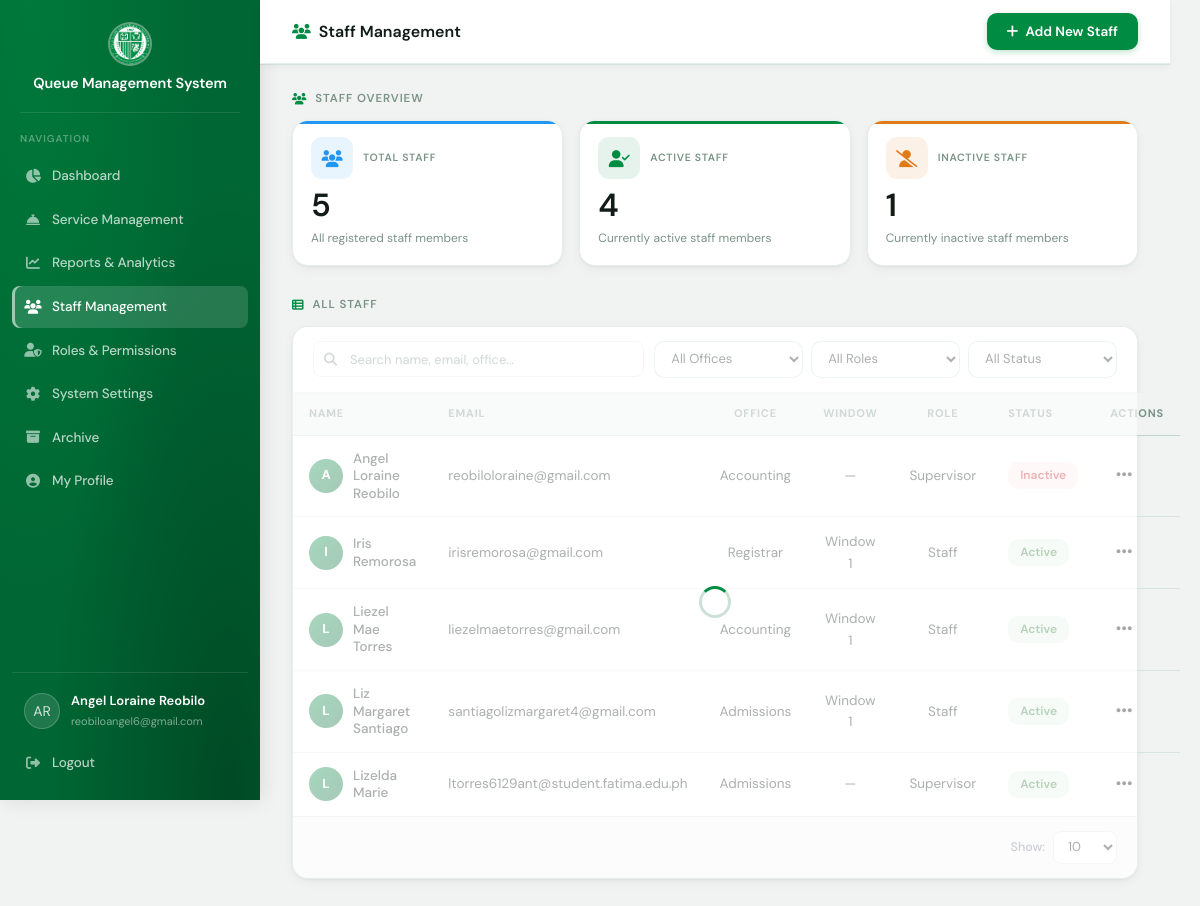
Page /staff.php (signed in) on the committed database.
### tables this page shows
CREATE TABLE `users` (
  `id` int(11) NOT NULL,
  `full_name` varchar(100) NOT NULL,
  `email` varchar(100) NOT NULL,
  `password` varchar(255) NOT NULL,
  `role` varchar(20) DEFAULT 'admin',
  `role_id` int(11) DEFAULT NULL,
  `office_id` int(11) DEFAULT NULL,
  `window_number` tinyint(3) UNSIGNED DEFAULT NULL,
  `created_at` timestamp NOT NULL DEFAULT current_timestamp(),
  `is_active` tinyint(1) DEFAULT 1,
  `last_activity` timestamp NULL DEFAULT NULL,
  `password_reset_token` varchar(255) DEFAULT NULL,
  `password_reset_expires` timestamp NULL DEFAULT NULL,
  `created_by` int(11) DEFAULT NULL,
  `is_deleted` tinyint(1) DEFAULT 0,
  `overflow_mode` tinyint(1) NOT NULL DEFAULT 0,
  `deleted_at` datetime DEFAULT NULL
);

CREATE TABLE `offices` (
  `id` int(11) NOT NULL,
  `name` varchar(100) NOT NULL,
  `code` varchar(20) DEFAULT NULL,
  `description` text DEFAULT NULL,
  `window_count` int(11) DEFAULT 1,
  `queue_mode` enum('unified','service-based') DEFAULT 'unified',
  `created_at` timestamp NOT NULL DEFAULT current_timestamp(),
  `open_time` time NOT NULL DEFAULT '08:00:00',
  `close_time` time NOT NULL DEFAULT '17:00:00',
  `break_start` time DEFAULT NULL,
  `break_end` time DEFAULT NULL,
  `queue_cutoff` time DEFAULT NULL,
  `queue_prefix` varchar(10) NOT NULL DEFAULT '',
  `queue_start_num` smallint(4) NOT NULL DEFAULT 1,
  `daily_reset` tinyint(1) NOT NULL DEFAULT 1,
  `max_queue_limit` smallint(4) NOT NULL DEFAULT 0,
  `auto_close` tinyint(1) NOT NULL DEFAULT 1,
  `service_hours` varchar(100) DEFAULT NULL,
  `location_info` varchar(255) DEFAULT NULL
);

CREATE TABLE `roles` (
  `id` int(11) NOT NULL,
  `name` varchar(50) NOT NULL,
  `created_at` timestamp NOT NULL DEFAULT current_timestamp()
);

### staff.php (the view, shortened to what the rows shown need)
<?php
require_once __DIR__ . '/includes/db.php';
require_once __DIR__ . '/includes/auth.php';
require_once __DIR__ . '/api/staff_functions.php';
$canAdd    = hasPermission('add_staff');
$canEdit   = hasPermission('edit_staff');
$isAdmin   = ($_SESSION['role_id'] ?? null) === 1 || ($_SESSION['role'] ?? '') === 'admin';
$canDelete = $isAdmin;
$canToggle = hasPermission('toggle_staff');
$canManage = $canAdd || $canEdit || $canDelete || $canToggle;
$staff      = getAllStaff($db->getConnection());
?>
<!DOCTYPE html>
<html lang="en">
<head>
    <link rel="stylesheet" href="css/style.css">
    <link rel="stylesheet" href="css/dashboard.css">
    <link rel="stylesheet" href="css/staff.css">
    <link rel="stylesheet" href="https://cdnjs.cloudflare.com/ajax/libs/font-awesome/6.4.0/css/all.min.css">
</head>
<body>
    <div class="staff-container">
        <?php include 'includes/sidebar.php'; ?>
        <div class="staff-body">
            <header class="dashboard-header">
                <div class="header-left">
                    <h2 class="header-page-title">
                        <i class="fas fa-users"></i> Staff Management
                    </h2>
                </div>
            </header>
            <div class="dashboard-main">
                <div class="dashboard-content">
                    <h2 class="section-title"><i class="fas fa-users"></i> Staff Overview</h2>
                    <h2 class="section-title"><i class="fas fa-th-list"></i> All Staff</h2>
                    <div class="staff-table-section">
                        <table class="staff-table">
                            <thead>
                                <tr>
                                    <th>Name</th>
                                    <th>Email</th>
                                    <th>Office</th>
                                    <th>Window</th>
                                    <th>Role</th>
                                    <th>Status</th>
                                    <?php if ($canEdit || $canDelete || $canToggle): ?><th>Actions</th><?php endif; ?>
                                </tr>
                            </thead>
                            <tbody id="staffTableBody">
                                <?php if (empty($staff)): ?>
                                    <tr>
                                        <td colspan="<?php echo $canManage ? '7' : '6'; ?>">
                                            <div class="empty-state">
                                                <div class="empty-state-icon"><i class="fas fa-users"></i></div>
                                                <div class="empty-state-title">No staff found</div>
                                                <div class="empty-state-message">Add a new staff member to get started.</div>
                                            </div>
                                        </td>
                                    </tr>
                                <?php else: ?>
                                    <?php foreach ($staff as $member): ?>
                                        <tr>
                                            <td>
                                                <div class="staff-name-cell">
                                                    <div class="staff-avatar">
                                                        <?php echo strtoupper(mb_substr($member['full_name'], 0, 1)); ?>
                                                    </div>
                                                    <div class="svc-name"><?php echo htmlspecialchars($member['full_name']); ?></div>
                                                </div>
                                            </td>
                                            <td><?php echo htmlspecialchars($member['email']); ?></td>
                                            <td><?php echo htmlspecialchars($member['office_name'] ?? '—'); ?></td>
                                            <td><?php echo $member['window_number'] ? 'Window ' . (int)$member['window_number'] : '—'; ?></td>
                                            <td><?php echo htmlspecialchars(ucfirst($member['role_name'] ?? '—')); ?></td>
                                            <td>
                                                <span class="status-badge <?php echo $member['is_active'] ? 'status-active' : 'status-inactive'; ?>">
                                                    <?php echo $member['is_active'] ? 'Active' : 'Inactive'; ?>
                                                </span>
                                            </td>
                                            <?php if ($canEdit || $canDelete || $canToggle): ?>
                                                <td>
                                                    <div class="dropdown">
                                                        <button class="dropdown-toggle"><i class="fas fa-ellipsis-h"></i></button>
                                                    </div>
                                                </td>
                                            <?php endif; ?>
                                        </tr>
                                    <?php endforeach; ?>
                                <?php endif; ?>
                            </tbody>
                        </table>
                    </div>
                </div>
            </div>
        </div>
    </div>
</body>
</html>

### includes/sidebar.php (shortened to what the rows shown need)
<?php
$currentUser = getCurrentUser();
?>
<aside class="dashboard-sidebar">
    <div class="sidebar-brand">
        <div class="sidebar-title">
            <h1><?php echo APP_NAME; ?></h1>
        </div>
    </div>
    <nav class="sidebar-nav">
        <ul class="sidebar-bottom-nav">
            <div class="sidebar-user">
                <div class="sidebar-user-avatar">
                    <?php
                    $initials = '';
                    if (!empty($currentUser['full_name'])) {
                        $names = explode(' ', trim($currentUser['full_name']));
                        $firstInitial = strtoupper(substr($names[0], 0, 1));
                        $lastInitial = '';
                        if (count($names) > 1) {
                            $lastName = $names[count($names) - 1];
                            $lastInitial = strtoupper(substr($lastName, 0, 1));
                        }
                        $initials = $firstInitial . $lastInitial;
                    }
                    echo htmlspecialchars($initials);
                    ?>
                </div>
                <div class="sidebar-user-info">
                    <span class="username"><?php echo htmlspecialchars($currentUser['full_name'] ?? 'Guest'); ?></span>
                    <span class="user-email"><?php echo htmlspecialchars($currentUser['email'] ?? 'noemail@domain.com'); ?></span>
                </div>
            </div>
        </ul>
    </nav>
</aside>

### rows in the picture
users: full_name "AR", full_name "Angel Loraine Reobilo", full_name "A", email "reobiloloraine@gmail.com", office.name "Accounting", role.name "Supervisor", is_active "Inactive"
users: full_name "I", full_name "Iris Remorosa", email "irisremorosa@gmail.com", office.name "Registrar", window_number "1", role.name "Staff", is_active "Active"
users: full_name "L", full_name "Liezel Mae Torres", email "liezelmaetorres@gmail.com", office.name "Accounting", window_number "1", role.name "Staff", is_active "Active"
users: full_name "L", full_name "Liz Margaret Santiago", email "santiagolizmargaret4@gmail.com", office.name "Admissions", window_number "1", role.name "Staff", is_active "Active"
users: full_name "L", full_name "Lizelda Marie", email "ltorres6129ant@student.fatima.edu.ph", office.name "Admissions", role.name "Supervisor", is_active "Active"

### other values in the picture
APP_NAME "Queue Management System"
$currentUser['email'] "reobiloangel6@gmail.com"
$totalStaff "5"
$activeStaff "4"
$inactiveStaff "1"
